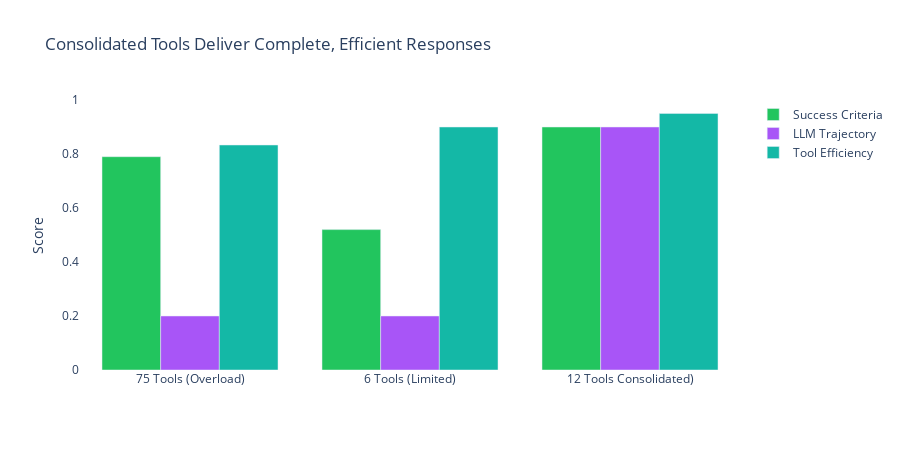
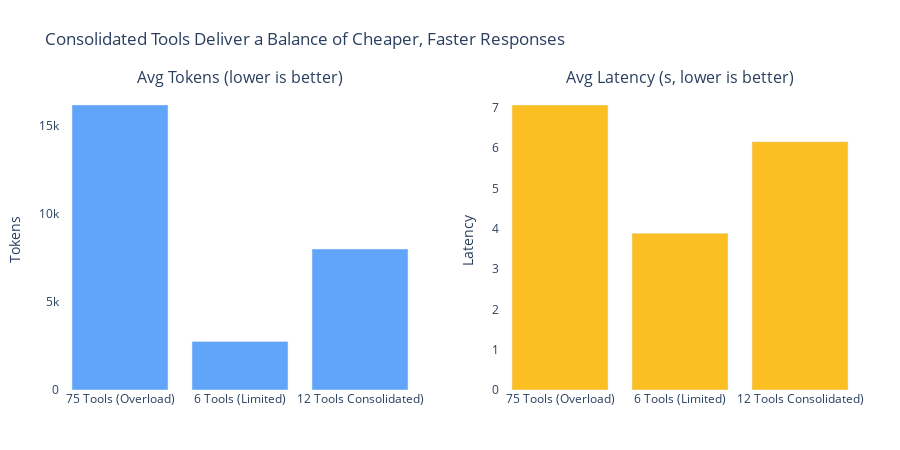

The notebook cell saved with these charts, in order:
### Markdown cell above
## Final Comparison

The results reveal the most performant balance is with consolidated tools:

### Code cell
# Plot final comparison across 3 configurations

from context_confusion.utils.plotting import plot_final_comparison

plot_final_comparison(production_metrics, minimal_metrics, optimal_metrics, all_tools)

### Figure 1 — Plotly figure (JSON) as saved in the notebook; plotly's stock layout.template omitted (floating-point values rounded to 4 significant figures)
{"data": [{"marker": {"color": "#22c55e"}, "name": "Success Criteria", "type": "bar", "x": ["75 Tools (Overload)", "6 Tools (Limited)", "12 Tools Consolidated)"], "y": [0.79, 0.52, 0.9]}, {"marker": {"color": "#a855f7"}, "name": "LLM Trajectory", "type": "bar", "x": ["75 Tools (Overload)", "6 Tools (Limited)", "12 Tools Consolidated)"], "y": [0.2, 0.2, 0.9]}, {"marker": {"color": "#14b8a6"}, "name": "Tool Efficiency", "type": "bar", "x": ["75 Tools (Overload)", "6 Tools (Limited)", "12 Tools Consolidated)"], "y": [0.8333, 0.9, 0.95]}], "layout": {"barmode": "group", "height": 450, "paper_bgcolor": "rgba(0,0,0,0)", "plot_bgcolor": "rgba(0,0,0,0)", "showlegend": true, "title": {"text": "Consolidated Tools Deliver Complete, Efficient Responses"}, "yaxis": {"range": [0, 1], "title": {"text": "Score"}}}}

### Figure 2 — Plotly figure (JSON) as saved in the notebook; plotly's stock layout.template omitted (floating-point values rounded to 4 significant figures)
{"data": [{"marker": {"color": "#60a5fa"}, "name": "Avg Tokens", "type": "bar", "x": ["75 Tools (Overload)", "6 Tools (Limited)", "12 Tools Consolidated)"], "xaxis": "x", "y": [16150.0, 2755.0, 7990.0], "yaxis": "y"}, {"marker": {"color": "#fbbf24"}, "name": "Avg Latency (s)", "type": "bar", "x": ["75 Tools (Overload)", "6 Tools (Limited)", "12 Tools Consolidated)"], "xaxis": "x2", "y": [7.07, 3.887, 6.16], "yaxis": "y2"}], "layout": {"annotations": [{"font": {"size": 16}, "showarrow": false, "text": "Avg Tokens (lower is better)", "x": 0.225, "xanchor": "center", "xref": "paper", "y": 1, "yanchor": "bottom", "yref": "paper"}, {"font": {"size": 16}, "showarrow": false, "text": "Avg Latency (s, lower is better)", "x": 0.775, "xanchor": "center", "xref": "paper", "y": 1, "yanchor": "bottom", "yref": "paper"}], "height": 450, "margin": {"b": 60, "l": 60, "r": 40, "t": 90}, "paper_bgcolor": "rgba(0,0,0,0)", "plot_bgcolor": "rgba(0,0,0,0)", "showlegend": false, "title": {"text": "Consolidated Tools Deliver a Balance of Cheaper, Faster Responses"}, "xaxis": {"anchor": "y", "domain": [0, 0.45]}, "xaxis2": {"anchor": "y2", "domain": [0.55, 1]}, "yaxis": {"anchor": "x", "domain": [0, 1], "title": {"text": "Tokens"}}, "yaxis2": {"anchor": "x2", "domain": [0, 1], "title": {"text": "Latency"}}}}
